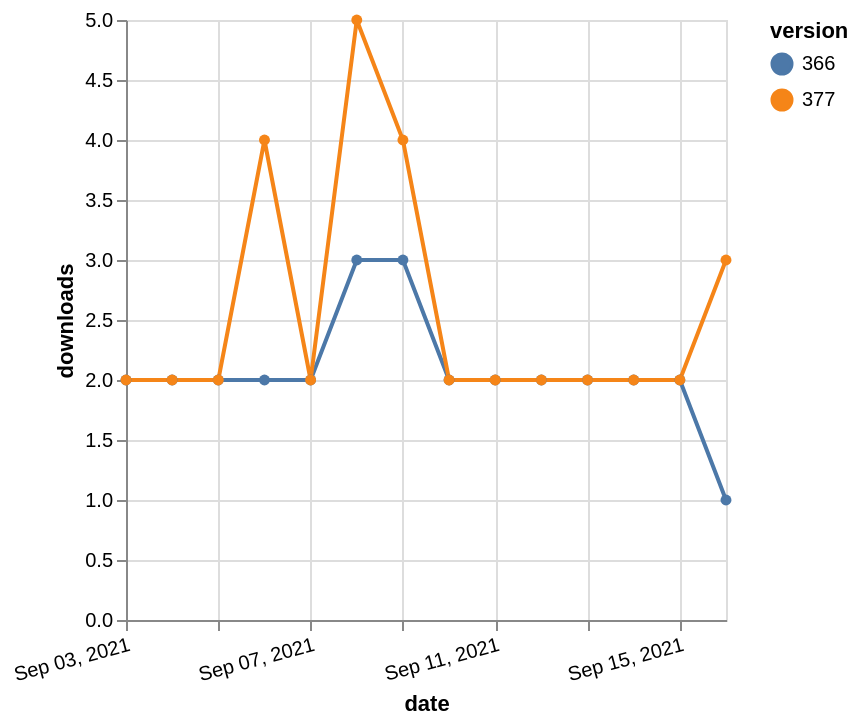

Source (Vega-Lite JSON):
### Vega-Lite specification from a JSON file in a GitHub repository (floating-point values rounded to 4 significant figures)
{"$schema": "https://vega.github.io/schema/vega-lite/v5.json", "description": "A simple bar chart with embedded data.", "data": {"values": [{"date": "2021-09-03", "total": 2253, "delta": 2, "version": "366"}, {"date": "2021-09-04", "total": 2255, "delta": 2, "version": "366"}, {"date": "2021-09-05", "total": 2257, "delta": 2, "version": "366"}, {"date": "2021-09-06", "total": 2259, "delta": 2, "version": "366"}, {"date": "2021-09-07", "total": 2261, "delta": 2, "version": "366"}, {"date": "2021-09-08", "total": 2264, "delta": 3, "version": "366"}, {"date": "2021-09-09", "total": 2267, "delta": 3, "version": "366"}, {"date": "2021-09-10", "total": 2269, "delta": 2, "version": "366"}, {"date": "2021-09-11", "total": 2271, "delta": 2, "version": "366"}, {"date": "2021-09-12", "total": 2273, "delta": 2, "version": "366"}, {"date": "2021-09-13", "total": 2275, "delta": 2, "version": "366"}, {"date": "2021-09-14", "total": 2277, "delta": 2, "version": "366"}, {"date": "2021-09-15", "total": 2279, "delta": 2, "version": "366"}, {"date": "2021-09-16", "total": 2280, "delta": 1, "version": "366"}, {"date": "2021-09-03", "total": 2068, "delta": 2, "version": "377"}, {"date": "2021-09-04", "total": 2070, "delta": 2, "version": "377"}, {"date": "2021-09-05", "total": 2072, "delta": 2, "version": "377"}, {"date": "2021-09-06", "total": 2076, "delta": 4, "version": "377"}, {"date": "2021-09-07", "total": 2078, "delta": 2, "version": "377"}, {"date": "2021-09-08", "total": 2083, "delta": 5, "version": "377"}, {"date": "2021-09-09", "total": 2087, "delta": 4, "version": "377"}, {"date": "2021-09-10", "total": 2089, "delta": 2, "version": "377"}, {"date": "2021-09-11", "total": 2091, "delta": 2, "version": "377"}, {"date": "2021-09-12", "total": 2093, "delta": 2, "version": "377"}, {"date": "2021-09-13", "total": 2095, "delta": 2, "version": "377"}, {"date": "2021-09-14", "total": 2097, "delta": 2, "version": "377"}, {"date": "2021-09-15", "total": 2099, "delta": 2, "version": "377"}, {"date": "2021-09-16", "total": 2102, "delta": 3, "version": "377"}]}, "width": "container", "mark": {"type": "line", "point": {"filled": true}}, "encoding": {"x": {"field": "date", "type": "temporal", "timeUnit": "yearmonthdate", "title": "date", "axis": {"labelAngle": -15}}, "y": {"field": "delta", "type": "quantitative", "title": "downloads"}, "color": {"field": "version", "type": "nominal"}, "tooltip": {"field": "delta"}}}
